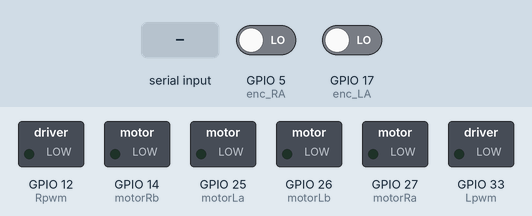
Recording of a sketch running on a simulated ESP32. On the bench: switched loads named in the sketch (green lamp = pin HIGH). The inputs (shaded band) are chosen by the test bench; at power-on: GPIO 5 (enc_RA) LOW, GPIO 17 (enc_LA) LOW. WiFi joins after 1.5 s; servers stay silent unless stated; nothing arrives over Bluetooth unless stated; what the sketch prints to the serial monitor is not drawn.

Above: at 5.7 s.
5.8 s: "f" received over the second serial link
At 6.3 s:
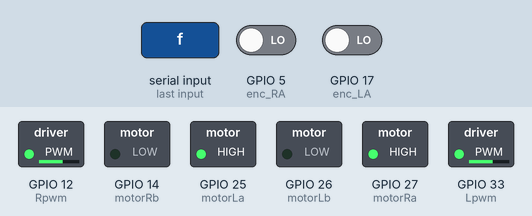
7.3 s: "b" received over the second serial link
At 8.5 s:
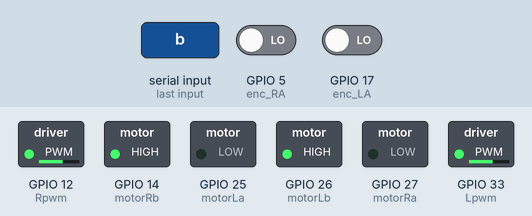
8.8 s: "r" received over the second serial link
At 9.7 s:
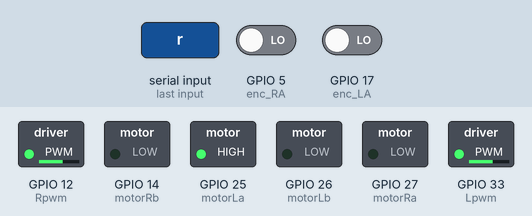
10.3 s: "l" received over the second serial link
At 10.9 s:
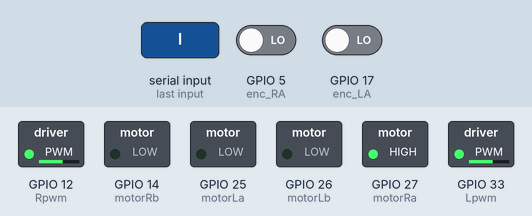
11.8 s: "s" received over the second serial link
At 13.2 s:
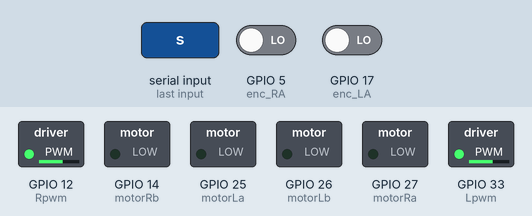
Timing chart, 0 to 14.3 s (numbered marks = the images above; inputs shaded):
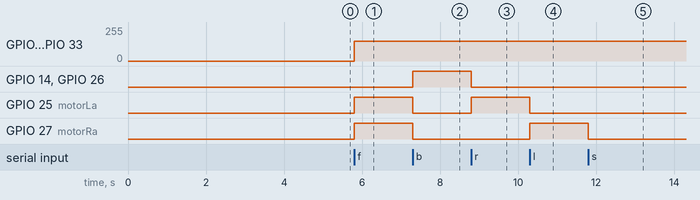

Measured:
- after the input at 5.8 s, GPIO 12 (Rpwm), GPIO 33 (Lpwm): 0/255 → 149/255 at once; GPIO 25 (motorLa), GPIO 27 (motorRa): LOW → HIGH at once
- after the input at 7.3 s, GPIO 14 (motorRb), GPIO 26 (motorLb): LOW → HIGH at once; GPIO 25 (motorLa), GPIO 27 (motorRa): HIGH → LOW at once
- after the input at 8.8 s, GPIO 14 (motorRb), GPIO 26 (motorLb): HIGH → LOW at once; GPIO 25 (motorLa): LOW → HIGH at once
- after the input at 10.3 s, GPIO 25 (motorLa): HIGH → LOW at once; GPIO 27 (motorRa): LOW → HIGH at once
- after the input at 11.8 s, GPIO 27 (motorRa): HIGH → LOW at once

The sketch:

Task_8.ino
```cpp
//  http://www-personal.umich.edu/~johannb/position.htm book link

#include <WiFi.h>
#include <WiFiUdp.h>

const char*  ssid = "LuqmanZGeh";
const char*  password = "qwertyuiop";
const char*  udpAddress = "192.168.43.255";
unsigned int localPort_ = 9999;
WiFiUDP udp;
IPAddress ipServer(192, 168, 43, 225);
IPAddress ipClient(192, 168, 43, 226);
IPAddress Subnet(255, 255, 255, 0);

#include "BluetoothSerial.h" // bring task_4 code for bluetooth control
char command;
BluetoothSerial SerialBT;
// motor pins
#define enc_RA  5
#define enc_RB  18
#define enc_LA  17
#define enc_LB  16
#define motorRa 27
#define motorRb 14
#define motorLa 25
#define motorLb 26
#define Rpwm    12
#define Lpwm    33

//Fixed values
#define WHEEL_DIAMETER 0.067
#define PULSES_PER_REVOLUTION 757.0
#define AXLE_LENGTH  0.129
#define PI 3.1416
#define RIGHT_BASE_SPEED 110
#define LEFT_BASE_SPEED 120

// New Variables
float disp_r_wheel       = 0;
float disp_l_wheel       = 0;
int count_R_prev         = 0;
int count_L_prev         = 0;
float x                  = 0;
float y                  = 0;
float theta              = 0;
float meter_per_ticks    = PI * WHEEL_DIAMETER / PULSES_PER_REVOLUTION;
float orientation_angle , disp_body;

// Old Variables
int count_R              = 0;                          //For Encoders
int count_L              = 0;
const int channel_R      = 0;                          //PWM setup
const int channel_L      = 1;
int Right_motor_speed    = 130;                        // Motor Base speeds
int Left_motor_speed     = 130;
char packet[8];                               //UDP variables


void setup()
{
  Serial.begin(115200);
  setup_motors();                            // Begin the udp communication
  SerialBT.begin("Drive ME :) ");
  wifi_def();
}


void loop()
{   Bluetooth_Drive();
    calculate_traveling();                          // update the motors
    send_xy_over_Wifi();

}
void Bluetooth_Drive(){
if (SerialBT.available()) {
      command=SerialBT.read();

  }

  switch (command) {
    case 'f':
      forward();
      break;
    case 'b':
      reverse();
      break;
    case 'r':
      right();
      break;
    case 'l':
      left();
      break;
    case 's':
      stopp();
      break;
}

}

void calculate_traveling(){

    count_L_prev = count_L;
    count_R_prev = count_R;
    count_L      = 0;
    count_R      = 0;
    disp_l_wheel = (float)count_L_prev * meter_per_ticks;              // geting distance in meters each wheel has traveled
    disp_r_wheel = (float)count_R_prev * meter_per_ticks;

    if (count_L_prev == count_R_prev)
    {                                                                  // The Straight line condition -> book reference Where am i ?
      x += disp_l_wheel * cos(theta);
      y += disp_l_wheel * sin(theta);
    }
    else                                                               // for circular arc equations change
    { orientation_angle = (disp_r_wheel - disp_l_wheel)/AXLE_LENGTH;
      disp_body   = (disp_r_wheel + disp_l_wheel) / 2.0;
      x += (disp_body/orientation_angle) * (sin(orientation_angle + theta) - sin(theta));
      y -= (disp_body/orientation_angle) * (cos(orientation_angle + theta) - cos(theta));
      theta += orientation_angle;


       while(theta > PI)
         theta -= (2.0*PI);
       while(theta < -PI)
         theta += (2.0*PI);
    }
}


void send_xy_over_Wifi(){
  udp.beginPacket(ipServer, localPort_);
  // 5 characters long and 2 characters after decimal
  // extra 1 character for negative sign
  dtostrf(x, 5,2, packet);
  udp.write(packet[0]); //uint8_t
  udp.write(packet[1]);
  udp.write(packet[2]);
  udp.write(packet[3]);
  udp.write(packet[4]);
  udp.printf(" / ");
  dtostrf(y, 5,2, packet);
  udp.write(packet[0]);
  udp.write(packet[1]);
  udp.write(packet[2]);
  udp.write(packet[3]);
  udp.write(packet[4]);


  udp.endPacket();

  Serial.print(x);Serial.print("/");Serial.println(y);
}

// Encoders-Interrupt callback functions
void Update_encR(){
   if (digitalRead(enc_RA) == digitalRead(enc_RB)) count_R--;
    else count_R++;
}

void Update_encL(){
 if (digitalRead(enc_LA) == digitalRead(enc_LB)) count_L--;
  else count_L++;
}

// all motor setup is done in one function call
void setup_motors(){
  // pwm setup variables
  const int freq = 5000;
  const int res = 8;

  // direction for motor pinout defination
  pinMode(motorLa, OUTPUT);
  pinMode(motorLb, OUTPUT);
  pinMode(motorRa, OUTPUT);
  pinMode(motorRb, OUTPUT);
  // encoder pinout defination
  pinMode(enc_RA,INPUT);
  pinMode(enc_RB,INPUT);
  pinMode(enc_LA,INPUT);
  pinMode(enc_LB,INPUT);
  // Interrupt connection to gpio pins and defining interrupt case
  attachInterrupt(digitalPinToInterrupt(enc_RA),Update_encR,CHANGE);
  attachInterrupt(digitalPinToInterrupt(enc_LA),Update_encL,CHANGE);
  // Pwm functionality setup
  ledcSetup(channel_R ,freq , res);
  ledcSetup(channel_L ,freq , res);
  ledcAttachPin(Rpwm,channel_R);
  ledcAttachPin(Lpwm,channel_L);

}


void stopp(){
  digitalWrite(motorLa,LOW);
  digitalWrite(motorRa,LOW);
  digitalWrite(motorLb,LOW);
  digitalWrite(motorRb,LOW);
}

void reverse(){
  digitalWrite(motorLa,LOW);
  digitalWrite(motorRa,LOW);
  digitalWrite(motorLb,HIGH);
  digitalWrite(motorRb,HIGH);
  ledcWrite(channel_R , 150);
  ledcWrite(channel_L , 150);
}
void forward(){
  digitalWrite(motorLa,HIGH);
  digitalWrite(motorRa,HIGH);
  digitalWrite(motorLb,LOW);
  digitalWrite(motorRb,LOW);
  ledcWrite(channel_R , 150);
  ledcWrite(channel_L , 150);
}

void left(){
  digitalWrite(motorLa,LOW);
  digitalWrite(motorRa,HIGH);
  digitalWrite(motorLb,LOW);
  digitalWrite(motorRb,LOW);
  ledcWrite(channel_R , 150);
  ledcWrite(channel_L , 150);
}
void right(){
  digitalWrite(motorLa,HIGH);
  digitalWrite(motorRa,LOW);
  digitalWrite(motorLb,LOW);
  digitalWrite(motorRb,LOW);
  ledcWrite(channel_R , 150);
  ledcWrite(channel_L , 150);
}
void wifi_def(){
  WiFi.begin(ssid, password);
  while (WiFi.status() != WL_CONNECTED) {          // Exit only when connected
    delay(500);
    Serial.print(".");}

  Serial.print("\nConnected to ");Serial.println(ssid);
  Serial.print("IP address: ");Serial.println(WiFi.localIP());
  delay(3000);
  udp.begin(localPort_);                            // Begin the udp communication
}
```
